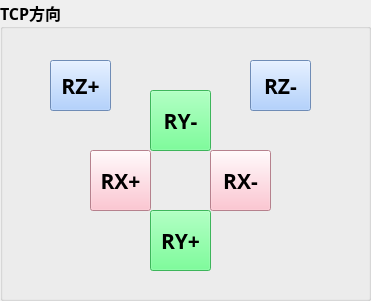
     <widget class="QGroupBox" name="groupBox_2">
      <property name="geometry">
       <rect>
        <x>10</x>
        <y>370</y>
        <width>371</width>
        <height>301</height>
       </rect>
      </property>
      <property name="font">
       <font>
        <family>Candara</family>
        <pointsize>12</pointsize>
        <weight>75</weight>
        <italic>false</italic>
        <bold>true</bold>
       </font>
      </property>
      <property name="styleSheet">
       <string notr="true">border-color:rgb(85, 255, 127)</string>
      </property>
      <property name="title">
       <string>TCP方向</string>
      </property>
      <widget class="QPushButton" name="pushButton_moveup">
       <property name="geometry">
        <rect>
         <x>150</x>
         <y>90</y>
         <width>61</width>
         <height>61</height>
        </rect>
       </property>
       <property name="font">
        <font>
         <family>Candara</family>
         <pointsize>16</pointsize>
         <weight>75</weight>
         <italic>false</italic>
         <bold>true</bold>
        </font>
       </property>
       <property name="autoFillBackground">
        <bool>false</bool>
       </property>
       <property name="styleSheet">
        <string notr="true">background-color:rgb(85, 255, 127)</string>
       </property>
       <property name="text">
        <string>RY-</string>
       </property>
       <property name="autoRepeat">
        <bool>false</bool>
       </property>
      </widget>
      <widget class="QPushButton" name="pushButton_moveright">
       <property name="geometry">
        <rect>
         <x>210</x>
         <y>150</y>
         <width>61</width>
         <height>61</height>
        </rect>
       </property>
       <property name="font">
        <font>
         <family>Candara</family>
         <pointsize>16</pointsize>
         <weight>75</weight>
         <italic>false</italic>
         <bold>true</bold>
        </font>
       </property>
       <property name="styleSheet">
        <string notr="true">background-color:rgb(255, 181, 197)</string>
       </property>
       <property name="text">
        <string>RX-</string>
       </property>
       <property name="autoRepeat">
        <bool>false</bool>
       </property>
       <property name="autoRepeatDelay">
        <number>100</number>
       </property>
      </widget>
      <widget class="QPushButton" name="pushButton_movedown">
       <property name="geometry">
        <rect>
         <x>150</x>
         <y>210</y>
         <width>61</width>
         <height>61</height>
        </rect>
       </property>
       <property name="font">
        <font>
         <family>Candara</family>
         <pointsize>16</pointsize>
         <weight>75</weight>
         <italic>false</italic>
         <bold>true</bold>
        </font>
       </property>
       <property name="styleSheet">
        <string notr="true">background-color:rgb(85, 255, 127)</string>
       </property>
       <property name="text">
        <string>RY+</string>
       </property>
       <property name="autoRepeat">
        <bool>false</bool>
       </property>
       <property name="autoRepeatDelay">
        <number>100</number>
       </property>
      </widget>
      <widget class="QPushButton" name="pushButton_moveleft">
       <property name="geometry">
        <rect>
         <x>90</x>
         <y>150</y>
         <width>61</width>
         <height>61</height>
        </rect>
       </property>
       <property name="font">
        <font>
         <family>Candara</family>
         <pointsize>16</pointsize>
         <weight>75</weight>
         <italic>false</italic>
         <bold>true</bold>
        </font>
       </property>
       <property name="styleSheet">
        <string notr="true">background-color:rgb(255, 181, 197)</string>
       </property>
       <property name="text">
        <string>RX+</string>
       </property>
       <property name="autoRepeat">
        <bool>false</bool>
       </property>
       <property name="autoRepeatDelay">
        <number>100</number>
       </property>
      </widget>
      <widget class="QPushButton" name="pushButton_movep">
       <property name="geometry">
        <rect>
         <x>250</x>
         <y>60</y>
         <width>61</width>
         <height>51</height>
        </rect>
       </property>
       <property name="font">
        <font>
         <family>Candara</family>
         <pointsize>16</pointsize>
         <weight>75</weight>
         <italic>false</italic>
         <bold>true</bold>
        </font>
       </property>
       <property name="styleSheet">
        <string notr="true">background-color:rgb(156, 196, 255)</string>
       </property>
       <property name="text">
        <string>RZ-</string>
       </property>
       <property name="autoRepeat">
        <bool>false</bool>
       </property>
       <property name="autoRepeatDelay">
        <number>100</number>
       </property>
      </widget>
      <widget class="QPushButton" name="pushButton_movep_2">
       <property name="geometry">
        <rect>
         <x>50</x>
         <y>60</y>
         <width>61</width>
         <height>51</height>
        </rect>
       </property>
       <property name="font">
        <font>
         <family>Candara</family>
         <pointsize>16</pointsize>
         <weight>75</weight>
         <italic>false</italic>
         <bold>true</bold>
        </font>
       </property>
       <property name="styleSheet">
        <string notr="true">background-color:rgb(156, 196, 255)</string>
       </property>
       <property name="text">
        <string>RZ+</string>
       </property>
       <property name="autoRepeat">
        <bool>false</bool>
       </property>
       <property name="autoRepeatDelay">
        <number>100</number>
       </property>
      </widget>
     </widget>
